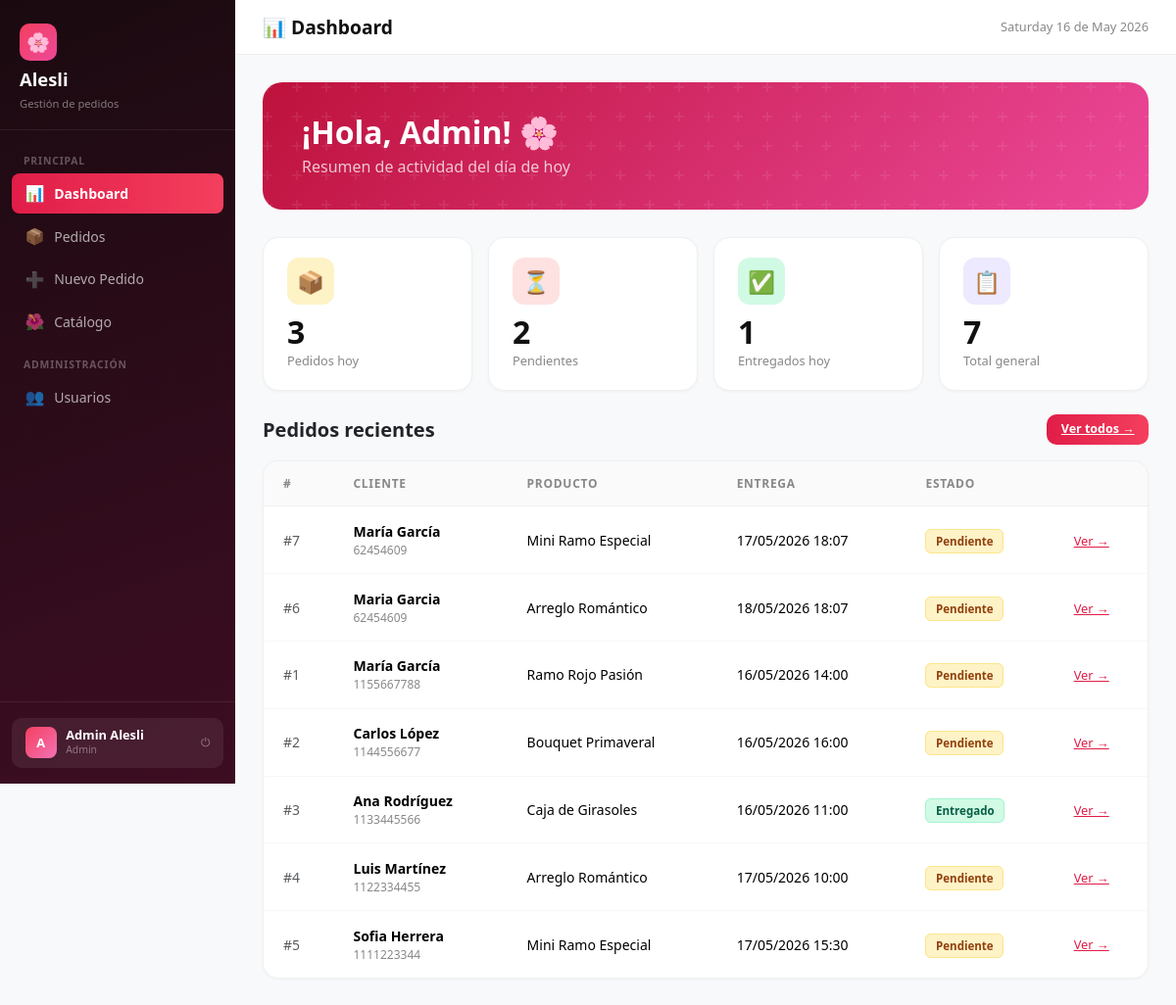
The app's page /ALESLI/dashboard.php (signed in) with its own data.
### tables this page shows
CREATE TABLE pedidos (
            id INTEGER PRIMARY KEY AUTOINCREMENT,
            nombre_cliente TEXT NOT NULL,
            telefono TEXT NOT NULL,
            direccion_entrega TEXT NOT NULL,
            producto TEXT NOT NULL,
            fecha_entrega TEXT NOT NULL,
            hora_entrega TEXT,
            estado TEXT DEFAULT 'pendiente',
            mensaje_personal TEXT,
            medio_pago TEXT,
            foto_evidencia_url TEXT,
            notas TEXT,
            id_catalogo_arreglo INTEGER,
            fecha_registro DATETIME DEFAULT CURRENT_TIMESTAMP,
            FOREIGN KEY (id_catalogo_arreglo) REFERENCES catalogo_arreglos(id)
        );

### ALESLI/includes/db.php (called while the page is built, shortened)
<?php
function h(string $s): string {
    return htmlspecialchars($s, ENT_QUOTES, 'UTF-8');
}

### ALESLI/dashboard.php (the view, shortened to what this page needs)
<?php
require_once __DIR__ . '/includes/db.php';
require_once __DIR__ . '/includes/auth.php';
require_once __DIR__ . '/includes/layout.php';
$user = requireRole('admin', 'empleado');
$pdo  = getDB();
$hoy  = date('Y-m-d');
$total    = $pdo->query("SELECT COUNT(*) FROM pedidos WHERE fecha_entrega = '$hoy'")->fetchColumn();
$pend     = $pdo->query("SELECT COUNT(*) FROM pedidos WHERE estado = 'pendiente' AND fecha_entrega = '$hoy'")->fetchColumn();
$entregados = $pdo->query("SELECT COUNT(*) FROM pedidos WHERE estado = 'entregado' AND fecha_entrega = '$hoy'")->fetchColumn();
$totalAll = $pdo->query("SELECT COUNT(*) FROM pedidos")->fetchColumn();
$recientes = $pdo->query("SELECT * FROM pedidos ORDER BY fecha_registro DESC LIMIT 8")->fetchAll();
renderHead('Dashboard');
renderSidebar($user, 'dashboard');
?>
<div class="main-content">
    <div class="topbar">
        <h1>📊 Dashboard</h1>
        <span style="font-size:.8rem;color:#888"><?= date('l d \d\e F Y') ?></span>
    </div>
    <div class="page-body">
        <div class="hero-banner">
            <div style="position:relative">
                <h2 class="fw-bold mb-1">¡Hola, <?= h(explode(' ', $user['nombre'])[0]) ?>! 🌸</h2>
                <p style="color:rgba(255,255,255,.75);margin:0">Resumen de actividad del día de hoy</p>
            </div>
        </div>
        <div class="row g-3 mb-4">
            <div class="col-6 col-md-3">
                <div class="stat-card">
                    <div class="stat-icon" style="background:#fef3c7">📦</div>
                    <div class="stat-val"><?= $total ?></div>
                    <div class="stat-label">Pedidos hoy</div>
                </div>
            </div>
            <div class="col-6 col-md-3">
                <div class="stat-card">
                    <div class="stat-icon" style="background:#fee2e2">⏳</div>
                    <div class="stat-val"><?= $pend ?></div>
                    <div class="stat-label">Pendientes</div>
                </div>
            </div>
            <div class="col-6 col-md-3">
                <div class="stat-card">
                    <div class="stat-icon" style="background:#d1fae5">✅</div>
                    <div class="stat-val"><?= $entregados ?></div>
                    <div class="stat-label">Entregados hoy</div>
                </div>
            </div>
            <div class="col-6 col-md-3">
                <div class="stat-card">
                    <div class="stat-icon" style="background:#ede9fe">📋</div>
                    <div class="stat-val"><?= $totalAll ?></div>
                    <div class="stat-label">Total general</div>
                </div>
            </div>
        </div>
        <div class="d-flex align-items-center justify-content-between mb-3">
            <h5 class="fw-bold mb-0">Pedidos recientes</h5>
            <a href="/pedidos.php" class="btn-rose" style="font-size:.78rem;padding:.4rem .9rem">Ver todos →</a>
        </div>
        <div class="table-card">
            <table class="table mb-0">
                <thead>
                    <tr>
                        <th>#</th><th>Cliente</th><th>Producto</th><th>Entrega</th><th>Estado</th><th></th>
                    </tr>
                </thead>
                <tbody>
                <?php foreach ($recientes as $p): ?>
                <tr>
                    <td class="text-muted">#<?= $p['id'] ?></td>
                    <td>
                        <div class="fw-semibold"><?= h($p['nombre_cliente']) ?></div>
                        <div style="font-size:.75rem;color:#888"><?= h($p['telefono']) ?></div>
                    </td>
                    <td><?= h($p['producto']) ?></td>
                    <td><?= date('d/m/Y', strtotime($p['fecha_entrega'])) ?><?= $p['hora_entrega'] ? ' ' . h($p['hora_entrega']) : '' ?></td>
                    <td><span class="badge-<?= h($p['estado']) ?>"><?= ucfirst(h($p['estado'])) ?></span></td>
                    <td><a href="/pedido.php?id=<?= $p['id'] ?>" style="font-size:.8rem;color:var(--rose-600)">Ver →</a></td>
                </tr>
                <?php endforeach; ?>
                </tbody>
            </table>
        </div>
    </div>
</div>
<?php renderFoot(); ?>

### ALESLI/includes/layout.php (shortened to what this page needs)
<?php
function renderHead(string $title = 'Alesli'): void { ?>
<!DOCTYPE html>
<html lang="es">
<head>
    <link rel="stylesheet" href="https://cdn.jsdelivr.net/npm/bootstrap@5.3.3/dist/css/bootstrap.min.css">
    <link rel="stylesheet" href="/css/style.css">
</head>
<body>
<?php }
function renderSidebar(array $user, string $active = ''): void {
    $inicial = mb_strtoupper(mb_substr($user['nombre'], 0, 1));
    $rol = ucfirst($user['rol']);
?>
<aside class="sidebar">
    <div class="sidebar-brand">
        <div class="brand-icon">🌸</div>
        <h5>Alesli</h5>
        <small>Gestión de pedidos</small>
    </div>
    <nav class="sidebar-nav">
        <div class="nav-label">Principal</div>
        <a href="/dashboard.php" class="nav-link <?= $active==='dashboard' ? 'active' : '' ?>">
            <span class="icon">📊</span> Dashboard
        </a>
        <a href="/pedidos.php" class="nav-link <?= $active==='pedidos' ? 'active' : '' ?>">
            <span class="icon">📦</span> Pedidos
        </a>
        <a href="/nuevo-pedido.php" class="nav-link <?= $active==='nuevo-pedido' ? 'active' : '' ?>">
            <span class="icon">➕</span> Nuevo Pedido
        </a>
        <a href="/catalogo.php" class="nav-link <?= $active==='catalogo' ? 'active' : '' ?>">
            <span class="icon">🌺</span> Catálogo
        </a>
        <?php if ($user['rol'] === 'admin'): ?>
        <div class="nav-label mt-2">Administración</div>
        <a href="/admin.php" class="nav-link <?= $active==='admin' ? 'active' : '' ?>">
            <span class="icon">👥</span> Usuarios
        </a>
        <?php endif; ?>
    </nav>
    <div class="sidebar-footer">
        <div class="user-chip">
            <div class="avatar"><?= h($inicial) ?></div>
            <div>
                <div class="name"><?= h($user['nombre']) ?></div>
                <div class="role"><?= h($rol) ?></div>
            </div>
            <a href="/logout.php" title="Salir">⏻</a>
        </div>
    </div>
</aside>
<?php }
function renderFoot(): void { ?>
</body>
</html>
<?php }

### records on screen
pedidos: id "7", nombre_cliente "María García", telefono "62454609", producto "Mini Ramo Especial", fecha_entrega "17/05/2026", hora_entrega "18:07", estado "Pendiente"
pedidos: id "6", nombre_cliente "Maria Garcia", telefono "62454609", producto "Arreglo Romántico", fecha_entrega "18/05/2026", hora_entrega "18:07", estado "Pendiente"
pedidos: id "1", nombre_cliente "María García", telefono "1155667788", producto "Ramo Rojo Pasión", fecha_entrega "16/05/2026", hora_entrega "14:00", estado "Pendiente"
pedidos: id "2", nombre_cliente "Carlos López", telefono "1144556677", producto "Bouquet Primaveral", fecha_entrega "16/05/2026", hora_entrega "16:00", estado "Pendiente"
pedidos: id "3", nombre_cliente "Ana Rodríguez", telefono "1133445566", producto "Caja de Girasoles", fecha_entrega "16/05/2026", hora_entrega "11:00", estado "Entregado"
pedidos: id "4", nombre_cliente "Luis Martínez", telefono "1122334455", producto "Arreglo Romántico", fecha_entrega "17/05/2026", hora_entrega "10:00", estado "Pendiente"
pedidos: id "5", nombre_cliente "Sofia Herrera", telefono "1111223344", producto "Mini Ramo Especial", fecha_entrega "17/05/2026", hora_entrega "15:30", estado "Pendiente"

### other values on screen
$inicial "A"
$user['nombre'] "Admin Alesli"
$rol "Admin"
explode(' ', $user['nombre'])[0] "Admin"
$total "3"
$pend "2"
$entregados "1"
$totalAll "7"
